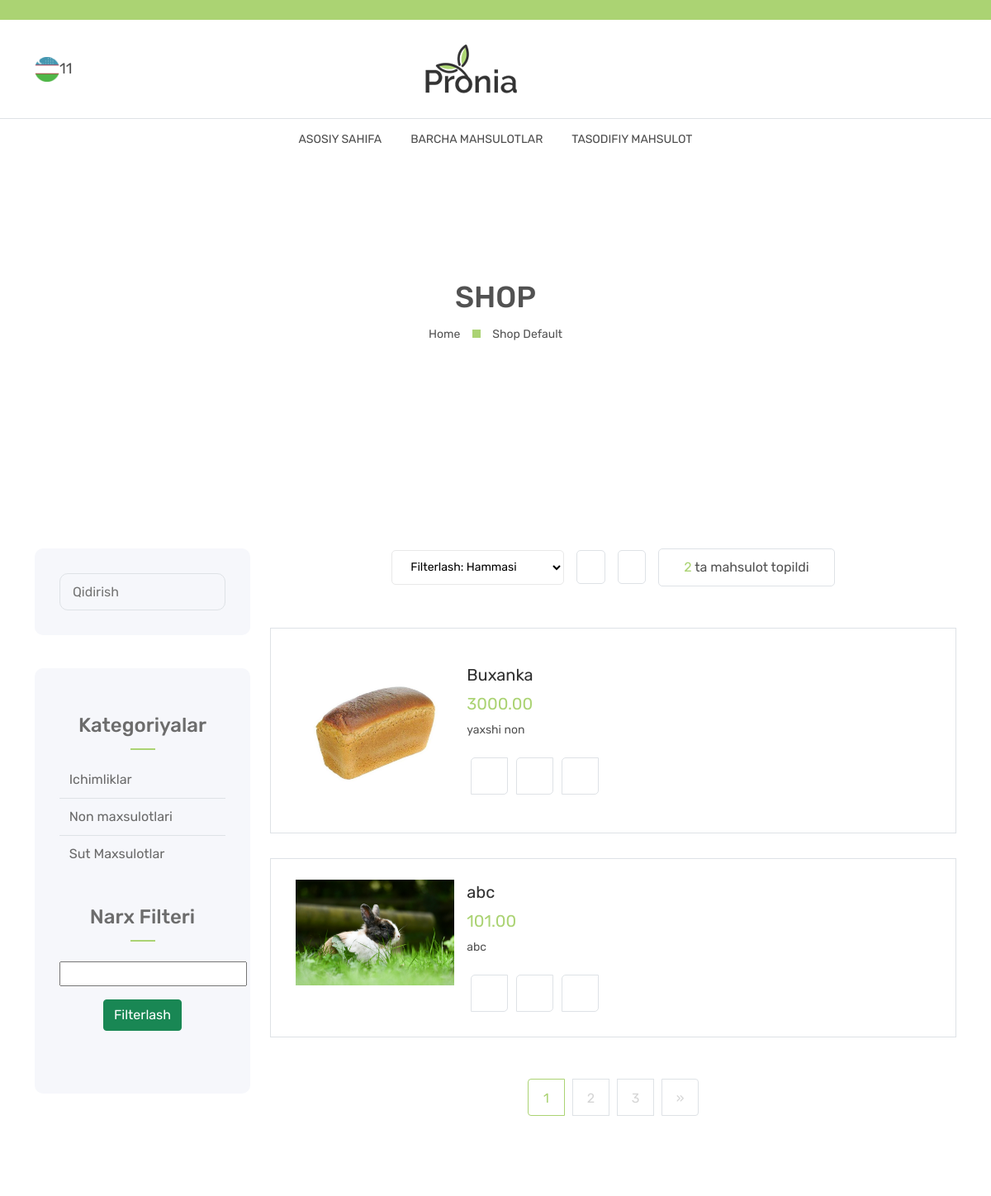
Before: /category/2/ (signed in, upper part) with the older database file.
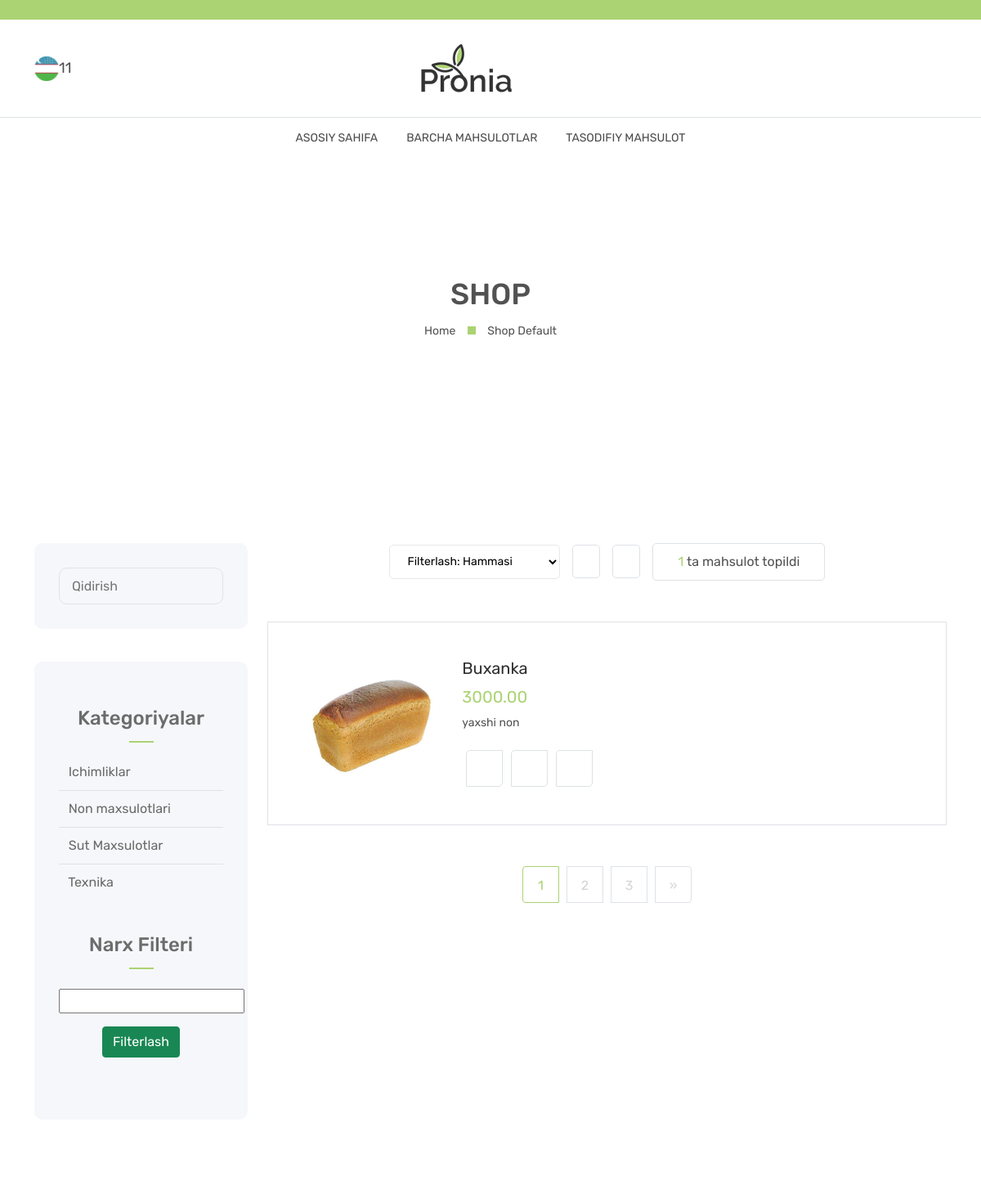
After: the same page with the newer database file.
### main/models.py (models this page shows, shortened)
class CodeGenerate(models.Model):
    code = models.CharField(max_length=255, blank=True,unique=True)
    class Meta:
        abstract = True

class Category(CodeGenerate):
    name = models.CharField(max_length=255, unique=True)

class Product(CodeGenerate):
    category = models.ForeignKey(Category, on_delete=models.CASCADE)
    name = models.CharField(max_length=255)
    body = models.TextField()
    price = models.DecimalField(decimal_places=2, max_digits=10)
    discount_price = models.DecimalField(decimal_places=2, max_digits=10, blank=True, null=True)
    banner_img = models.ImageField(upload_to='banner-img/')
    quantity = models.IntegerField()
    delivery = models.BooleanField(default=False)
    date = models.DateTimeField(auto_now_add=True)
    qrcode_img = models.ImageField(blank=True, upload_to='qrcode-img/')

### main/front/views.py (the view, shortened to what this page needs)
# urls.py: path('category/<int:id>/', views.category_detail, name='category_detail'),
def category_detail(request, id):
    queryset = funcs.wishlist_2(request, category_id=id)
    categories = models.Category.objects.all()
    if request.method == 'GET':
        filtered_items = {}
        my_bool = False
        if my_bool:
            if request.GET.get('filter') == '1':
                queryset = funcs.wishlist_2(request, '-date', category_id=id, **filtered_items)
            elif request.GET.get('filter') == '2':
                queryset = funcs.wishlist_2(request, 'date', category_id=id, **filtered_items)
            elif request.GET.get('filter') == '3':
                queryset = funcs.wishlist_2(request, '-price', category_id=id, **filtered_items)
            elif request.GET.get('filter') == '4':
                queryset = funcs.wishlist_2(request, 'price', category_id=id, **filtered_items)
        else:
                queryset = funcs.wishlist_2(request, category_id=id, **filtered_items)
    context = {
        'queryset':queryset,
        'categories':categories,
        }
    return render(request, 'front/category/detail.html',context)

### main/funcs.py (called while the page is built)
def wishlist_2(request, *args, **kwargs):
    if not args and not kwargs:
        products = models.Product.objects.all()
    elif kwargs and not args:
        products = models.Product.objects.filter(**kwargs)
    elif not kwargs and args:
        products = models.Product.objects.all().order_by(args[0])
    else:
        products = models.Product.objects.filter(**kwargs).order_by(args[0])
    resulted_products = []
    for product in products:
        data = models.WishList.objects.filter(product=product, user=request.user)
        if data:
            product.is_like = True
        else:
            product.is_like = False
        resulted_products.append(product)
    return resulted_products

### templates/front/category/detail.html (shortened to what the changed rows need)
{% extends 'front/base.html' %}
{% load static %}
{% block content %}
<main class="main-content">
    <div class="breadcrumb-area breadcrumb-height" data-bg-image="{% static 'front/images/breadcrumb/bg/1-1-1919x388.jpg' %}">
        <div class="container h-100">
            <div class="row h-100">
                <div class="col-lg-12">
                    <div class="breadcrumb-item">
                        <h2 class="breadcrumb-heading">Shop</h2>
                    </div>
                </div>
            </div>
        </div>
    </div>
    <div class="shop-area section-space-y-axis-100">
        <form method="get">
        <div class="container">
            <div class="row">
                <div class="col-xl-3 col-lg-4 order-2 order-lg-1 pt-5 pt-lg-0">
                    <div class="sidebar-area">
                        <div class="widgets-area">
                            <div class="widgets-item pt-0">
                                <h2 class="widgets-title mb-4">Kategoriyalar</h2>
                                <ul class="widgets-category">
                                    {% for category in categories %}
                                    <li>
                                        <a href="{% url 'front:category_detail' category.id %}">
                                            <i class="fa fa-chevron-right"></i>
                                            {{category.name}}
                                        </a>
                                    </li>
                                    {% endfor %}
                                </ul>
                            </div>
                            <div class="widgets-item widgets-filter">
                                <h2 class="widgets-title mb-4">Narx Filteri</h2>
                            </div>
                        </div>
                    </div>
                </div>
                <div class="col-xl-9 col-lg-8 order-1 order-lg-2">
                    <div class="product-topbar">
                        <ul>
                            <li class="page-count">
                                <span>{{queryset|length}}</span> ta mahsulot topildi
                            </li>
                        </ul>
                    </div>
                    <div class="tab-content">
                        <div class="tab-pane fade show active" id="grid-view" role="tabpanel" aria-labelledby="grid-view-tab">
                            <div class="product-list-view row g-y-30">
                                {% for query in queryset %}
                                <div class="col-12">
                                    <div class="product-item">
                                        <div class="product-img">
                                            <a href="{% url 'front:product_detail' query.code %}">
                                                <img class="primary-img" src="{{query.banner_img.url}}" alt="Product Images">
                                            </a>
                                        </div>
                                        <div class="product-content">
                                            <a class="product-name" href="{% url 'front:product_detail' query.code %}">{{query.name}}</a>
                                            <div class="price-box pb-1">
                                                <span class="new-price">{{query.price}}</span>
                                            </div>
                                            <p class="short-desc mb-0">{{query.body}}
                                            </p>
                                            <div class="product-add-action">
                                                <ul>
                                                    <li>
                                                        {% if query.is_like %}
                                                            <a class="custom-circle-btn" href="{% url 'front:remove_from_wishlist' query.code %}" data-tippy="Istaklardan olish" data-tippy-inertia="true" data-tippy-animation="shift-away" data-tippy-delay="50" data-tippy-arrow="true" data-tippy-theme="sharpborder">
                                                                <i class="fa fa-heart" style="color: red;" aria-hidden="true"></i>
                                                            </a>
                                                        {% else %}
                                                            <a class="custom-circle-btn" href="{% url 'front:add_to_wishlist' query.code %}" data-tippy="Istaklarga qo'shish" data-tippy-inertia="true" data-tippy-animation="shift-away" data-tippy-delay="50" data-tippy-arrow="true" data-tippy-theme="sharpborder">
                                                                <i class="fa fa-heart-o"></i>
                                                            </a>
                                                        {% endif %}
                                                    </li>
                                                    <li class="quuickview-btn" data-bs-toggle="modal" data-bs-target="#quickModal">
                                                        <a href="{% url 'front:product_detail' query.code %}" data-tippy="Mahsulot haqida ma'lumot" data-tippy-inertia="true" data-tippy-animation="shift-away" data-tippy-delay="50" data-tippy-arrow="true" data-tippy-theme="sharpborder">
                                                            <i class="pe-7s-look"></i>
                                                        </a>
                                                    </li>
                                                    <li>
                                                        <a href="{% url 'front:add_to_cart' query.code %}" data-tippy="Savatga qo'shish" data-tippy-inertia="true" data-tippy-animation="shift-away" data-tippy-delay="50" data-tippy-arrow="true" data-tippy-theme="sharpborder">
                                                            <i class="pe-7s-cart"></i>
                                                        </a>
                                                    </li>
                                                </ul>
                                            </div>
                                        </div>
                                    </div>
                                </div>
                                {% endfor %}
                            </div>
                        </div>
                    </div>
                </div>
            </div>
        </div>
        </form>
    </div>
</main>
{% endblock content %}

Changed rows visible on the page:
removed Product: banner_img (picture), name "abc", price "101.00", body "abc"
added Category: name "Texnika"
Other visible differences:
{{ queryset|length }}: "2" → "1"
